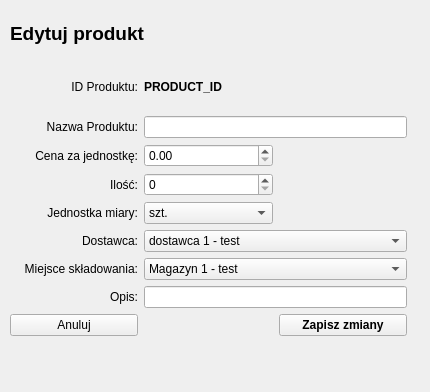
<?xml version="1.0" encoding="UTF-8"?>
<ui version="4.0">
 <class>Form</class>
 <widget class="QWidget" name="Form">
  <property name="geometry">
   <rect>
    <x>0</x>
    <y>0</y>
    <width>430</width>
    <height>392</height>
   </rect>
  </property>
  <property name="windowTitle">
   <string>Dodaj nowy produkt</string>
  </property>
  <widget class="QWidget" name="layoutWidget">
   <property name="geometry">
    <rect>
     <x>10</x>
     <y>10</y>
     <width>397</width>
     <height>326</height>
    </rect>
   </property>
   <layout class="QGridLayout" name="gridLayout">
    <item row="7" column="0">
     <widget class="QLabel" name="label_8">
      <property name="text">
       <string>Miejsce składowania:</string>
      </property>
      <property name="alignment">
       <set>Qt::AlignRight|Qt::AlignTrailing|Qt::AlignVCenter</set>
      </property>
     </widget>
    </item>
    <item row="2" column="0">
     <widget class="QLabel" name="label_2">
      <property name="text">
       <string>Nazwa Produktu:</string>
      </property>
      <property name="alignment">
       <set>Qt::AlignRight|Qt::AlignTrailing|Qt::AlignVCenter</set>
      </property>
     </widget>
    </item>
    <item row="4" column="0">
     <widget class="QLabel" name="label_6">
      <property name="text">
       <string>Ilość:</string>
      </property>
      <property name="alignment">
       <set>Qt::AlignRight|Qt::AlignTrailing|Qt::AlignVCenter</set>
      </property>
     </widget>
    </item>
    <item row="5" column="1">
     <widget class="QComboBox" name="comboBoxUnit">
      <property name="editable">
       <bool>false</bool>
      </property>
      <item>
       <property name="text">
        <string>szt.</string>
       </property>
      </item>
      <item>
       <property name="text">
        <string>kpl.</string>
       </property>
      </item>
      <item>
       <property name="text">
        <string>kg.</string>
       </property>
      </item>
      <item>
       <property name="text">
        <string>gram</string>
       </property>
      </item>
      <item>
       <property name="text">
        <string>metr</string>
       </property>
      </item>
      <item>
       <property name="text">
        <string>cm</string>
       </property>
      </item>
     </widget>
    </item>
    <item row="2" column="1" colspan="2">
     <widget class="QLineEdit" name="lineEditProductName"/>
    </item>
    <item row="4" column="1">
     <widget class="QSpinBox" name="spinBoxQuantity"/>
    </item>
    <item row="0" column="0" colspan="3">
     <widget class="QLabel" name="label">
      <property name="font">
       <font>
        <pointsize>14</pointsize>
        <weight>75</weight>
        <bold>true</bold>
       </font>
      </property>
      <property name="text">
       <string>Edytuj produkt</string>
      </property>
     </widget>
    </item>
    <item row="5" column="0">
     <widget class="QLabel" name="label_10">
      <property name="text">
       <string>Jednostka miary:</string>
      </property>
      <property name="alignment">
       <set>Qt::AlignRight|Qt::AlignTrailing|Qt::AlignVCenter</set>
      </property>
     </widget>
    </item>
    <item row="3" column="0">
     <widget class="QLabel" name="label_5">
      <property name="text">
       <string>Cena za jednostkę:</string>
      </property>
      <property name="alignment">
       <set>Qt::AlignRight|Qt::AlignTrailing|Qt::AlignVCenter</set>
      </property>
     </widget>
    </item>
    <item row="1" column="1">
     <widget class="QLabel" name="PRODUCT_ID">
      <property name="font">
       <font>
        <weight>75</weight>
        <bold>true</bold>
       </font>
      </property>
      <property name="text">
       <string>PRODUCT_ID</string>
      </property>
     </widget>
    </item>
    <item row="3" column="1">
     <widget class="QDoubleSpinBox" name="doubleSpinBoxPrice"/>
    </item>
    <item row="1" column="0">
     <widget class="QLabel" name="label_3">
      <property name="text">
       <string>ID Produktu:</string>
      </property>
      <property name="alignment">
       <set>Qt::AlignRight|Qt::AlignTrailing|Qt::AlignVCenter</set>
      </property>
     </widget>
    </item>
    <item row="8" column="0">
     <widget class="QLabel" name="label_9">
      <property name="text">
       <string>Opis:</string>
      </property>
      <property name="alignment">
       <set>Qt::AlignRight|Qt::AlignTrailing|Qt::AlignVCenter</set>
      </property>
     </widget>
    </item>
    <item row="9" column="2">
     <widget class="QPushButton" name="pushButtonAccept">
      <property name="font">
       <font>
        <weight>75</weight>
        <bold>true</bold>
       </font>
      </property>
      <property name="text">
       <string>Zapisz zmiany</string>
      </property>
     </widget>
    </item>
    <item row="6" column="1" colspan="2">
     <widget class="QComboBox" name="comboBoxSupplier">
      <property name="editable">
       <bool>false</bool>
      </property>
      <item>
       <property name="text">
        <string>dostawca 1 - test</string>
       </property>
      </item>
     </widget>
    </item>
    <item row="6" column="0">
     <widget class="QLabel" name="label_7">
      <property name="text">
       <string>Dostawca:</string>
      </property>
      <property name="alignment">
       <set>Qt::AlignRight|Qt::AlignTrailing|Qt::AlignVCenter</set>
      </property>
     </widget>
    </item>
    <item row="7" column="1" colspan="2">
     <widget class="QComboBox" name="comboBoxLoc">
      <property name="editable">
       <bool>false</bool>
      </property>
      <item>
       <property name="text">
        <string>Magazyn 1 - test</string>
       </property>
      </item>
     </widget>
    </item>
    <item row="8" column="1" colspan="2">
     <widget class="QLineEdit" name="lineEditDescription"/>
    </item>
    <item row="9" column="0">
     <widget class="QPushButton" name="pushButtonCancel">
      <property name="text">
       <string>Anuluj</string>
      </property>
     </widget>
    </item>
   </layout>
  </widget>
 </widget>
 <tabstops>
  <tabstop>lineEditProductName</tabstop>
  <tabstop>doubleSpinBoxPrice</tabstop>
  <tabstop>spinBoxQuantity</tabstop>
  <tabstop>comboBoxSupplier</tabstop>
  <tabstop>comboBoxLoc</tabstop>
  <tabstop>lineEditDescription</tabstop>
  <tabstop>comboBoxUnit</tabstop>
  <tabstop>pushButtonAccept</tabstop>
 </tabstops>
 <resources/>
 <connections/>
</ui>
